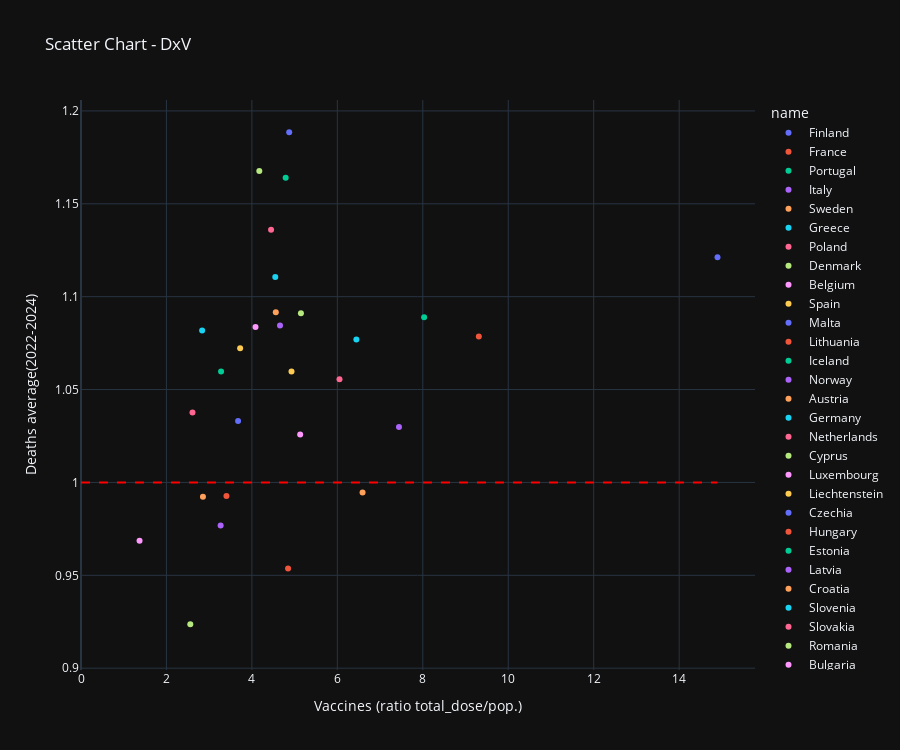

Notebook source saved alongside this figure:
### Code cell
title = 'Scatter Chart - DxV'
display(MD(f'### {title}'))

fig = px.scatter(
        dxv,
        x="value",      
        y="average(2022-2024)",       
        color="name",      
        hover_name="name",
        title=title,
        labels={
            "value": "Vaccines (ratio total_dose/pop.)",  # Custom X-axis label
            "average(2022-2024)": "Deaths average(2022-2024)"           # Custom Y-axis label
        },
        height=750
    )
fig.update_layout(template="plotly_dark")

fig.add_shape(
    type="line",
    x0=0, x1=dxv.value.max(),
    y0=1, y1=1, # Start and end y-coordinates
    line=dict(color="Red", width=2, dash="dash"),  # Line style
    xref="x", yref="y"          # Reference axes
)


fig.show()

### Figure 1 — Plotly figure (JSON) as saved in the notebook; plotly's stock layout.template omitted (floating-point values rounded to 4 significant figures)
{"data": [{"hovertemplate": "<b>%{hovertext}</b><br><br>name=Finland<br>Vaccines (ratio total_dose/pop.)=%{x}<br>Deaths average(2022-2024)=%{y}<extra></extra>", "hovertext": ["Finland"], "legendgroup": "Finland", "marker": {"color": "#636efa", "symbol": "circle"}, "mode": "markers", "name": "Finland", "orientation": "v", "showlegend": true, "type": "scatter", "x": [14.9], "xaxis": "x", "y": [1.121], "yaxis": "y"}, {"hovertemplate": "<b>%{hovertext}</b><br><br>name=France<br>Vaccines (ratio total_dose/pop.)=%{x}<br>Deaths average(2022-2024)=%{y}<extra></extra>", "hovertext": ["France"], "legendgroup": "France", "marker": {"color": "#EF553B", "symbol": "circle"}, "mode": "markers", "name": "France", "orientation": "v", "showlegend": true, "type": "scatter", "x": [9.312], "xaxis": "x", "y": [1.079], "yaxis": "y"}, {"hovertemplate": "<b>%{hovertext}</b><br><br>name=Portugal<br>Vaccines (ratio total_dose/pop.)=%{x}<br>Deaths average(2022-2024)=%{y}<extra></extra>", "hovertext": ["Portugal"], "legendgroup": "Portugal", "marker": {"color": "#00cc96", "symbol": "circle"}, "mode": "markers", "name": "Portugal", "orientation": "v", "showlegend": true, "type": "scatter", "x": [8.03], "xaxis": "x", "y": [1.089], "yaxis": "y"}, {"hovertemplate": "<b>%{hovertext}</b><br><br>name=Italy<br>Vaccines (ratio total_dose/pop.)=%{x}<br>Deaths average(2022-2024)=%{y}<extra></extra>", "hovertext": ["Italy"], "legendgroup": "Italy", "marker": {"color": "#ab63fa", "symbol": "circle"}, "mode": "markers", "name": "Italy", "orientation": "v", "showlegend": true, "type": "scatter", "x": [7.442], "xaxis": "x", "y": [1.03], "yaxis": "y"}, {"hovertemplate": "<b>%{hovertext}</b><br><br>name=Sweden<br>Vaccines (ratio total_dose/pop.)=%{x}<br>Deaths average(2022-2024)=%{y}<extra></extra>", "hovertext": ["Sweden"], "legendgroup": "Sweden", "marker": {"color": "#FFA15A", "symbol": "circle"}, "mode": "markers", "name": "Sweden", "orientation": "v", "showlegend": true, "type": "scatter", "x": [6.59], "xaxis": "x", "y": [0.9945], "yaxis": "y"}, {"hovertemplate": "<b>%{hovertext}</b><br><br>name=Greece<br>Vaccines (ratio total_dose/pop.)=%{x}<br>Deaths average(2022-2024)=%{y}<extra></extra>", "hovertext": ["Greece"], "legendgroup": "Greece", "marker": {"color": "#19d3f3", "symbol": "circle"}, "mode": "markers", "name": "Greece", "orientation": "v", "showlegend": true, "type": "scatter", "x": [6.445], "xaxis": "x", "y": [1.077], "yaxis": "y"}, {"hovertemplate": "<b>%{hovertext}</b><br><br>name=Poland<br>Vaccines (ratio total_dose/pop.)=%{x}<br>Deaths average(2022-2024)=%{y}<extra></extra>", "hovertext": ["Poland"], "legendgroup": "Poland", "marker": {"color": "#FF6692", "symbol": "circle"}, "mode": "markers", "name": "Poland", "orientation": "v", "showlegend": true, "type": "scatter", "x": [6.05], "xaxis": "x", "y": [1.056], "yaxis": "y"}, {"hovertemplate": "<b>%{hovertext}</b><br><br>name=Denmark<br>Vaccines (ratio total_dose/pop.)=%{x}<br>Deaths average(2022-2024)=%{y}<extra></extra>", "hovertext": ["Denmark"], "legendgroup": "Denmark", "marker": {"color": "#B6E880", "symbol": "circle"}, "mode": "markers", "name": "Denmark", "orientation": "v", "showlegend": true, "type": "scatter", "x": [5.147], "xaxis": "x", "y": [1.091], "yaxis": "y"}, {"hovertemplate": "<b>%{hovertext}</b><br><br>name=Belgium<br>Vaccines (ratio total_dose/pop.)=%{x}<br>Deaths average(2022-2024)=%{y}<extra></extra>", "hovertext": ["Belgium"], "legendgroup": "Belgium", "marker": {"color": "#FF97FF", "symbol": "circle"}, "mode": "markers", "name": "Belgium", "orientation": "v", "showlegend": true, "type": "scatter", "x": [5.129], "xaxis": "x", "y": [1.026], "yaxis": "y"}, {"hovertemplate": "<b>%{hovertext}</b><br><br>name=Spain<br>Vaccines (ratio total_dose/pop.)=%{x}<br>Deaths average(2022-2024)=%{y}<extra></extra>", "hovertext": ["Spain"], "legendgroup": "Spain", "marker": {"color": "#FECB52", "symbol": "circle"}, "mode": "markers", "name": "Spain", "orientation": "v", "showlegend": true, "type": "scatter", "x": [4.927], "xaxis": "x", "y": [1.06], "yaxis": "y"}, {"hovertemplate": "<b>%{hovertext}</b><br><br>name=Malta<br>Vaccines (ratio total_dose/pop.)=%{x}<br>Deaths average(2022-2024)=%{y}<extra></extra>", "hovertext": ["Malta"], "legendgroup": "Malta", "marker": {"color": "#636efa", "symbol": "circle"}, "mode": "markers", "name": "Malta", "orientation": "v", "showlegend": true, "type": "scatter", "x": [4.873], "xaxis": "x", "y": [1.189], "yaxis": "y"}, {"hovertemplate": "<b>%{hovertext}</b><br><br>name=Lithuania<br>Vaccines (ratio total_dose/pop.)=%{x}<br>Deaths average(2022-2024)=%{y}<extra></extra>", "hovertext": ["Lithuania"], "legendgroup": "Lithuania", "marker": {"color": "#EF553B", "symbol": "circle"}, "mode": "markers", "name": "Lithuania", "orientation": "v", "showlegend": true, "type": "scatter", "x": [4.846], "xaxis": "x", "y": [0.9536], "yaxis": "y"}, {"hovertemplate": "<b>%{hovertext}</b><br><br>name=Iceland<br>Vaccines (ratio total_dose/pop.)=%{x}<br>Deaths average(2022-2024)=%{y}<extra></extra>", "hovertext": ["Iceland"], "legendgroup": "Iceland", "marker": {"color": "#00cc96", "symbol": "circle"}, "mode": "markers", "name": "Iceland", "orientation": "v", "showlegend": true, "type": "scatter", "x": [4.79], "xaxis": "x", "y": [1.164], "yaxis": "y"}, {"hovertemplate": "<b>%{hovertext}</b><br><br>name=Norway<br>Vaccines (ratio total_dose/pop.)=%{x}<br>Deaths average(2022-2024)=%{y}<extra></extra>", "hovertext": ["Norway"], "legendgroup": "Norway", "marker": {"color": "#ab63fa", "symbol": "circle"}, "mode": "markers", "name": "Norway", "orientation": "v", "showlegend": true, "type": "scatter", "x": [4.657], "xaxis": "x", "y": [1.085], "yaxis": "y"}, {"hovertemplate": "<b>%{hovertext}</b><br><br>name=Austria<br>Vaccines (ratio total_dose/pop.)=%{x}<br>Deaths average(2022-2024)=%{y}<extra></extra>", "hovertext": ["Austria"], "legendgroup": "Austria", "marker": {"color": "#FFA15A", "symbol": "circle"}, "mode": "markers", "name": "Austria", "orientation": "v", "showlegend": true, "type": "scatter", "x": [4.559], "xaxis": "x", "y": [1.092], "yaxis": "y"}, {"hovertemplate": "<b>%{hovertext}</b><br><br>name=Germany<br>Vaccines (ratio total_dose/pop.)=%{x}<br>Deaths average(2022-2024)=%{y}<extra></extra>", "hovertext": ["Germany"], "legendgroup": "Germany", "marker": {"color": "#19d3f3", "symbol": "circle"}, "mode": "markers", "name": "Germany", "orientation": "v", "showlegend": true, "type": "scatter", "x": [4.547], "xaxis": "x", "y": [1.111], "yaxis": "y"}, {"hovertemplate": "<b>%{hovertext}</b><br><br>name=Netherlands<br>Vaccines (ratio total_dose/pop.)=%{x}<br>Deaths average(2022-2024)=%{y}<extra></extra>", "hovertext": ["Netherlands"], "legendgroup": "Netherlands", "marker": {"color": "#FF6692", "symbol": "circle"}, "mode": "markers", "name": "Netherlands", "orientation": "v", "showlegend": true, "type": "scatter", "x": [4.448], "xaxis": "x", "y": [1.136], "yaxis": "y"}, {"hovertemplate": "<b>%{hovertext}</b><br><br>name=Cyprus<br>Vaccines (ratio total_dose/pop.)=%{x}<br>Deaths average(2022-2024)=%{y}<extra></extra>", "hovertext": ["Cyprus"], "legendgroup": "Cyprus", "marker": {"color": "#B6E880", "symbol": "circle"}, "mode": "markers", "name": "Cyprus", "orientation": "v", "showlegend": true, "type": "scatter", "x": [4.174], "xaxis": "x", "y": [1.168], "yaxis": "y"}, {"hovertemplate": "<b>%{hovertext}</b><br><br>name=Luxembourg<br>Vaccines (ratio total_dose/pop.)=%{x}<br>Deaths average(2022-2024)=%{y}<extra></extra>", "hovertext": ["Luxembourg"], "legendgroup": "Luxembourg", "marker": {"color": "#FF97FF", "symbol": "circle"}, "mode": "markers", "name": "Luxembourg", "orientation": "v", "showlegend": true, "type": "scatter", "x": [4.085], "xaxis": "x", "y": [1.084], "yaxis": "y"}, {"hovertemplate": "<b>%{hovertext}</b><br><br>name=Liechtenstein<br>Vaccines (ratio total_dose/pop.)=%{x}<br>Deaths average(2022-2024)=%{y}<extra></extra>", "hovertext": ["Liechtenstein"], "legendgroup": "Liechtenstein", "marker": {"color": "#FECB52", "symbol": "circle"}, "mode": "markers", "name": "Liechtenstein", "orientation": "v", "showlegend": true, "type": "scatter", "x": [3.725], "xaxis": "x", "y": [1.072], "yaxis": "y"}, {"hovertemplate": "<b>%{hovertext}</b><br><br>name=Czechia<br>Vaccines (ratio total_dose/pop.)=%{x}<br>Deaths average(2022-2024)=%{y}<extra></extra>", "hovertext": ["Czechia"], "legendgroup": "Czechia", "marker": {"color": "#636efa", "symbol": "circle"}, "mode": "markers", "name": "Czechia", "orientation": "v", "showlegend": true, "type": "scatter", "x": [3.677], "xaxis": "x", "y": [1.033], "yaxis": "y"}, {"hovertemplate": "<b>%{hovertext}</b><br><br>name=Hungary<br>Vaccines (ratio total_dose/pop.)=%{x}<br>Deaths average(2022-2024)=%{y}<extra></extra>", "hovertext": ["Hungary"], "legendgroup": "Hungary", "marker": {"color": "#EF553B", "symbol": "circle"}, "mode": "markers", "name": "Hungary", "orientation": "v", "showlegend": true, "type": "scatter", "x": [3.404], "xaxis": "x", "y": [0.9928], "yaxis": "y"}, {"hovertemplate": "<b>%{hovertext}</b><br><br>name=Estonia<br>Vaccines (ratio total_dose/pop.)=%{x}<br>Deaths average(2022-2024)=%{y}<extra></extra>", "hovertext": ["Estonia"], "legendgroup": "Estonia", "marker": {"color": "#00cc96", "symbol": "circle"}, "mode": "markers", "name": "Estonia", "orientation": "v", "showlegend": true, "type": "scatter", "x": [3.278], "xaxis": "x", "y": [1.06], "yaxis": "y"}, {"hovertemplate": "<b>%{hovertext}</b><br><br>name=Latvia<br>Vaccines (ratio total_dose/pop.)=%{x}<br>Deaths average(2022-2024)=%{y}<extra></extra>", "hovertext": ["Latvia"], "legendgroup": "Latvia", "marker": {"color": "#ab63fa", "symbol": "circle"}, "mode": "markers", "name": "Latvia", "orientation": "v", "showlegend": true, "type": "scatter", "x": [3.268], "xaxis": "x", "y": [0.9768], "yaxis": "y"}, {"hovertemplate": "<b>%{hovertext}</b><br><br>name=Croatia<br>Vaccines (ratio total_dose/pop.)=%{x}<br>Deaths average(2022-2024)=%{y}<extra></extra>", "hovertext": ["Croatia"], "legendgroup": "Croatia", "marker": {"color": "#FFA15A", "symbol": "circle"}, "mode": "markers", "name": "Croatia", "orientation": "v", "showlegend": true, "type": "scatter", "x": [2.854], "xaxis": "x", "y": [0.9923], "yaxis": "y"}, {"hovertemplate": "<b>%{hovertext}</b><br><br>name=Slovenia<br>Vaccines (ratio total_dose/pop.)=%{x}<br>Deaths average(2022-2024)=%{y}<extra></extra>", "hovertext": ["Slovenia"], "legendgroup": "Slovenia", "marker": {"color": "#19d3f3", "symbol": "circle"}, "mode": "markers", "name": "Slovenia", "orientation": "v", "showlegend": true, "type": "scatter", "x": [2.835], "xaxis": "x", "y": [1.082], "yaxis": "y"}, {"hovertemplate": "<b>%{hovertext}</b><br><br>name=Slovakia<br>Vaccines (ratio total_dose/pop.)=%{x}<br>Deaths average(2022-2024)=%{y}<extra></extra>", "hovertext": ["Slovakia"], "legendgroup": "Slovakia", "marker": {"color": "#FF6692", "symbol": "circle"}, "mode": "markers", "name": "Slovakia", "orientation": "v", "showlegend": true, "type": "scatter", "x": [2.609], "xaxis": "x", "y": [1.038], "yaxis": "y"}, {"hovertemplate": "<b>%{hovertext}</b><br><br>name=Romania<br>Vaccines (ratio total_dose/pop.)=%{x}<br>Deaths average(2022-2024)=%{y}<extra></extra>", "hovertext": ["Romania"], "legendgroup": "Romania", "marker": {"color": "#B6E880", "symbol": "circle"}, "mode": "markers", "name": "Romania", "orientation": "v", "showlegend": true, "type": "scatter", "x": [2.558], "xaxis": "x", "y": [0.9236], "yaxis": "y"}, {"hovertemplate": "<b>%{hovertext}</b><br><br>name=Bulgaria<br>Vaccines (ratio total_dose/pop.)=%{x}<br>Deaths average(2022-2024)=%{y}<extra></extra>", "hovertext": ["Bulgaria"], "legendgroup": "Bulgaria", "marker": {"color": "#FF97FF", "symbol": "circle"}, "mode": "markers", "name": "Bulgaria", "orientation": "v", "showlegend": true, "type": "scatter", "x": [1.37], "xaxis": "x", "y": [0.9686], "yaxis": "y"}, {"hovertemplate": "<b>%{hovertext}</b><br><br>name=Switzerland<br>Vaccines (ratio total_dose/pop.)=%{x}<br>Deaths average(2022-2024)=%{y}<extra></extra>", "hovertext": ["Switzerland"], "legendgroup": "Switzerland", "marker": {"color": "#FECB52", "symbol": "circle"}, "mode": "markers", "name": "Switzerland", "orientation": "v", "showlegend": true, "type": "scatter", "x": [null], "xaxis": "x", "y": [1.072], "yaxis": "y"}, {"hovertemplate": "<b>%{hovertext}</b><br><br>name=Montenegro<br>Vaccines (ratio total_dose/pop.)=%{x}<br>Deaths average(2022-2024)=%{y}<extra></extra>", "hovertext": ["Montenegro"], "legendgroup": "Montenegro", "marker": {"color": "#636efa", "symbol": "circle"}, "mode": "markers", "name": "Montenegro", "orientation": "v", "showlegend": true, "type": "scatter", "x": [null], "xaxis": "x", "y": [1.022], "yaxis": "y"}, {"hovertemplate": "<b>%{hovertext}</b><br><br>name=Serbia<br>Vaccines (ratio total_dose/pop.)=%{x}<br>Deaths average(2022-2024)=%{y}<extra></extra>", "hovertext": ["Serbia"], "legendgroup": "Serbia", "marker": {"color": "#EF553B", "symbol": "circle"}, "mode": "markers", "name": "Serbia", "orientation": "v", "showlegend": true, "type": "scatter", "x": [null], "xaxis": "x", "y": [0.9511], "yaxis": "y"}, {"hovertemplate": "<b>%{hovertext}</b><br><br>name=Armenia<br>Vaccines (ratio total_dose/pop.)=%{x}<br>Deaths average(2022-2024)=%{y}<extra></extra>", "hovertext": ["Armenia"], "legendgroup": "Armenia", "marker": {"color": "#00cc96", "symbol": "circle"}, "mode": "markers", "name": "Armenia", "orientation": "v", "showlegend": true, "type": "scatter", "x": [null], "xaxis": "x", "y": [0.9164], "yaxis": "y"}], "layout": {"height": 750, "legend": {"title": {"text": "name"}, "tracegroupgap": 0}, "shapes": [{"line": {"color": "Red", "dash": "dash", "width": 2}, "type": "line", "x0": 0, "x1": 14.9, "xref": "x", "y0": 1, "y1": 1, "yref": "y"}], "title": {"text": "Scatter Chart - DxV"}, "xaxis": {"anchor": "y", "domain": [0, 1], "title": {"text": "Vaccines (ratio total_dose/pop.)"}}, "yaxis": {"anchor": "x", "domain": [0, 1], "title": {"text": "Deaths average(2022-2024)"}}}}
